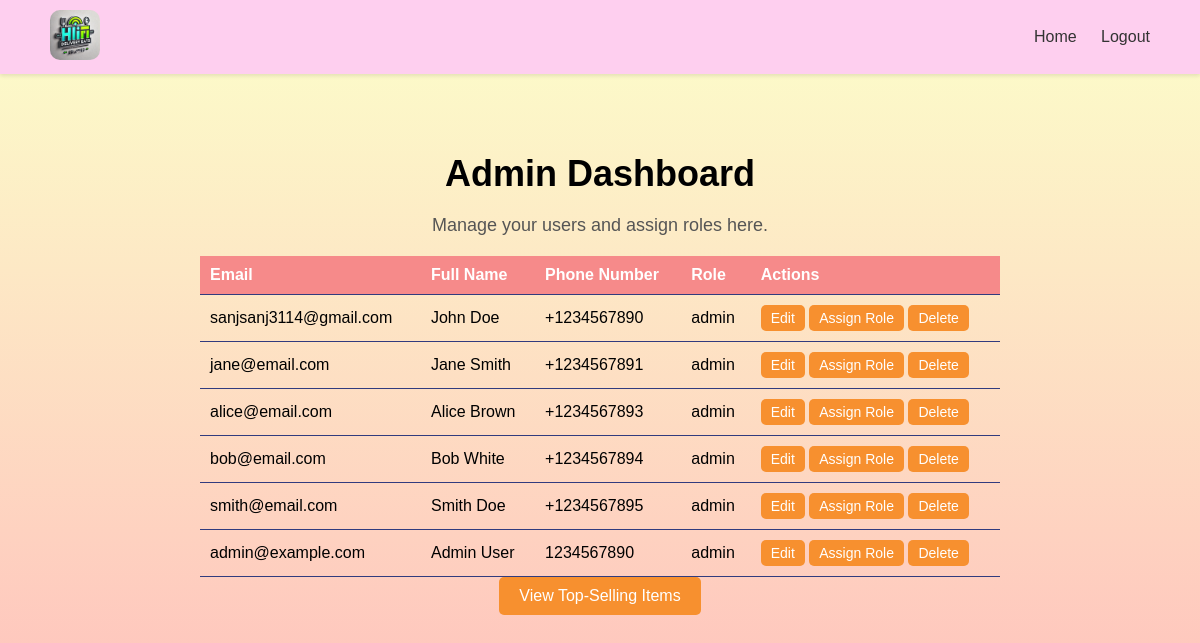
The app's page /admin/dashboard (signed in) with its own data.
### tables this page shows
CREATE TABLE users (
        user_id INTEGER PRIMARY KEY AUTOINCREMENT,
        email TEXT UNIQUE NOT NULL,
        password_hash TEXT NOT NULL,
        full_name TEXT,
        phone_number TEXT,
        created_at TIMESTAMP DEFAULT CURRENT_TIMESTAMP,
        updated_at TIMESTAMP DEFAULT CURRENT_TIMESTAMP,
        last_login TIMESTAMP,
        is_active BOOLEAN DEFAULT TRUE,
        is_admin INTEGER DEFAULT 0,
        is_delivery_boy INTEGER DEFAULT 0,
        role_id INTEGER,
        FOREIGN KEY(role_id) REFERENCES roles(role_id)
    );

CREATE TABLE roles (
        role_id INTEGER PRIMARY KEY AUTOINCREMENT,
        role_name TEXT NOT NULL UNIQUE,
        role_description TEXT,
        created_at TIMESTAMP DEFAULT CURRENT_TIMESTAMP
    );

### app.py (the view)
@app.route('/admin/dashboard')
def admin_dashboard():
    if not is_admin():
        flash('Access denied. Admins only.', 'error')
        return redirect(url_for('index'))
    conn = get_db()
    cursor = conn.cursor()
    cursor.execute('''
        SELECT Users.user_id, Users.email, Users.full_name, Users.phone_number, roles.role_name
        FROM Users
        LEFT JOIN roles ON Users.role_id = roles.role_id
    ''')
    users = cursor.fetchall()
    conn.close()
    return render_template('admin_dashboard.html', users=users)

### app.py (called while the page is built)
def is_admin():
    user_email = session.get('user')
    if not user_email:
        print("No user in session")
        return False
    conn = get_db()
    cursor = conn.cursor()
    cursor.execute('SELECT is_admin FROM Users WHERE email = ?', (user_email,))
    user = cursor.fetchone()
    conn.close()
    if user:
        print(f"User {user_email} is {'an admin' if user['is_admin'] == 1 else 'not an admin'}")
    return user and user['is_admin'] == 1

@app.teardown_appcontext
def close_connection(exception):
    db = getattr(g, '_database', None)
    if db is not None:
        db.close()

def get_db():
    conn = sqlite3.connect('existing_database.db')
    conn.row_factory = sqlite3.Row
    return conn

### templates/admin_dashboard.html (shortened to what this page needs)
<!DOCTYPE html>
<html lang="en">
<head>
    <link rel="stylesheet" href="{{ url_for('static', filename='css/admin_dashboard.css') }}">
</head>
<body>
    <div class="navbar">
        <div class="logo">
            <img src="{{ url_for('static', filename='images/hifilogo.png') }}" alt="HiFi Delivery Eats Logo">
        </div>
        <div class="nav-links">
            <a href="{{ url_for('index') }}">Home</a>
            <a href="{{ url_for('logout') }}">Logout</a>
        </div>
    </div>
    <div class="container">
        <h1>Admin Dashboard</h1>
        <p>Manage your users and assign roles here.</p>
        <table>
            <thead>
                <tr>
                    <th>Email</th>
                    <th>Full Name</th>
                    <th>Phone Number</th>
                    <th>Role</th>
                    <th>Actions</th>
                </tr>
            </thead>
            <tbody>
                {% for user in users %}
                <tr>
                    <td>{{ user['email'] }}</td>
                    <td>{{ user['full_name'] }}</td>
                    <td>{{ user['phone_number'] }}</td>
                    <td>{{ user['role_name'] or 'Unassigned' }}</td>
                    <td>
                        <a href="{{ url_for('edit_user', user_id=user['user_id']) }}" class="btn-small">Edit</a>
                        <a href="{{ url_for('assign_role', user_id=user['user_id']) }}" class="btn-small">Assign Role</a>
                        <form method="POST" action="{{ url_for('delete_user', user_id=user['user_id']) }}" style="display:inline;">
                            <button type="submit" class="btn-small">Delete</button>
                        </form>
                    </td>
                </tr>
                {% endfor %}
            </tbody>
        </table>
        <a href="{{ url_for('top_selling_items') }}" class="btn">View Top-Selling Items</a>
    </div>
</body>
</html>

### static/css/admin_dashboard.css (style rules this page uses)
* { margin: 0; padding: 0; box-sizing: border-box; font-family: Arial, sans-serif; }
body, html { width: 100%; height: 100%; background: linear-gradient(to top, #ffbbbb, #fcffca); }
.navbar { display: flex; justify-content: space-between; align-items: center; background-color: #fecfef; padding: 10px 50px; box-shadow: 0 2px 4px rgba(0, 0, 0, 0.1); }
.logo img { width: 50px; height: 50px; border-radius: 10px; }
.nav-links a { text-decoration: none; color: #333; margin-left: 20px; font-size: 16px; transition: color 0.3s; }
.container { display: flex; flex-direction: column; align-items: center; justify-content: center; height: 80vh; }
h1 { font-size: 36px; margin-bottom: 20px; }
p { font-size: 18px; color: #555; }
.btn { background-color: #f7902f; color: white; padding: 10px 20px; text-decoration: none; border: none; border-radius: 5px; font-size: 16px; cursor: pointer; transition: background 0.3s ease; margin-bottom: 20px; }
.btn-small { background-color: #f7902f; color: white; padding: 5px 10px; text-decoration: none; border: none; border-radius: 5px; font-size: 14px; cursor: pointer; transition: background 0.3s ease; }
table { width: 100%; max-width: 800px; border-collapse: collapse; margin-top: 20px; }
th, td { padding: 10px; text-align: left; border-bottom: 1px solid #313b7e; }
th { background-color: #f68a8a; color: white; }

### records on screen
users: email "sanjsanj3114@gmail.com", full_name "John Doe", phone_number "+1234567890", role_name "admin"
users: email "jane@email.com", full_name "Jane Smith", phone_number "+1234567891", role_name "admin"
users: email "alice@email.com", full_name "Alice Brown", phone_number "+1234567893", role_name "admin"
users: email "bob@email.com", full_name "Bob White", phone_number "+1234567894", role_name "admin"
users: email "smith@email.com", full_name "Smith Doe", phone_number "+1234567895", role_name "admin"
users: email "admin@example.com", full_name "Admin User", phone_number "1234567890", role_name "admin"
